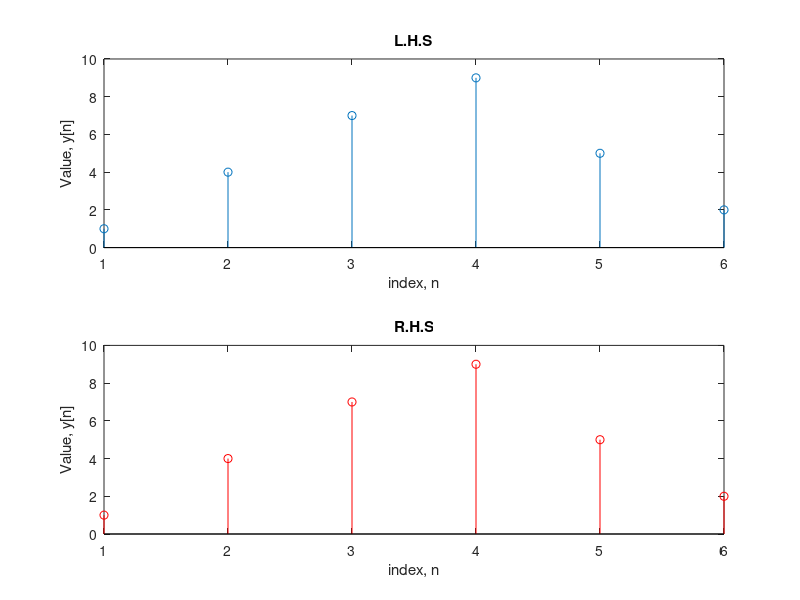

Write the MATLAB code that produced this figure.
x = [1 3 2 1];
H = [1 1 2];
y = conv(x,H); 
subplot(2,1,1);
stem(y);
title('L.H.S');
xlabel('index, n');
ylabel('Value, y[n]');
y1=conv(H,x);
subplot(2,1,2);
stem(y1,'r');
title('R.H.S');
xlabel('index, n');
ylabel('Value, y[n]');